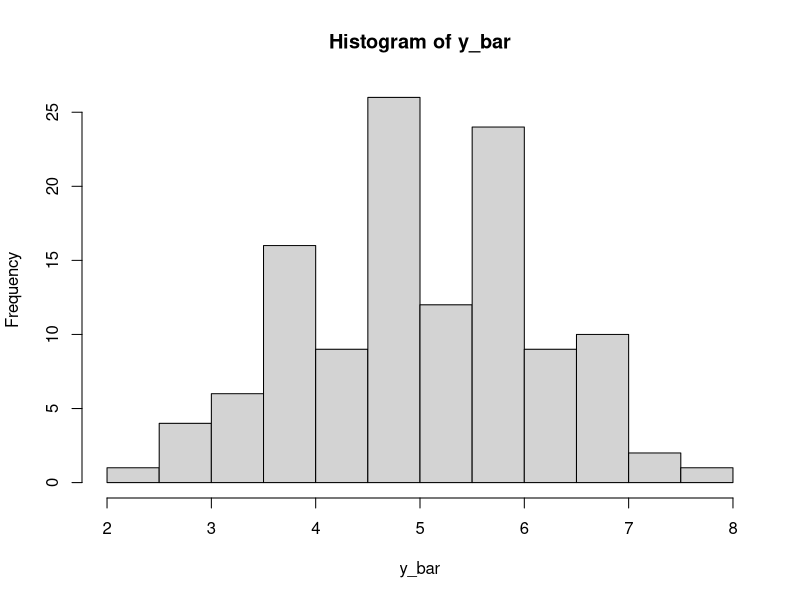
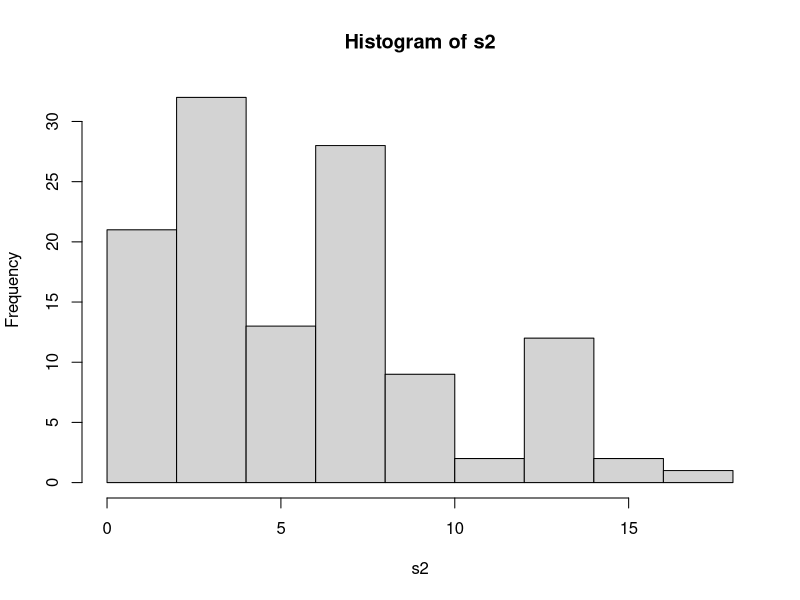

Write the R code that produced these figures, in order.
## ---- chunk 1
knitr::opts_chunk$set(echo = TRUE)
## ---- chunk 2
a <- c(6, 8, 8, 1, 6, 4, 7, 5, 3, 3)
index_m <- combn(1:10, 3)
y_bar <- rep(0, 120)
s2 <- rep(0, 120)
for(i in 1:120) 
{y_bar[i] <- mean(a[index_m[, i]])
 s2[i] <- var(a[index_m[, i]]) 
}
mean_of_s2 <- mean(s2)
## ---- chunk 3
hist(y_bar)
## ---- chunk 4
hist(s2)
